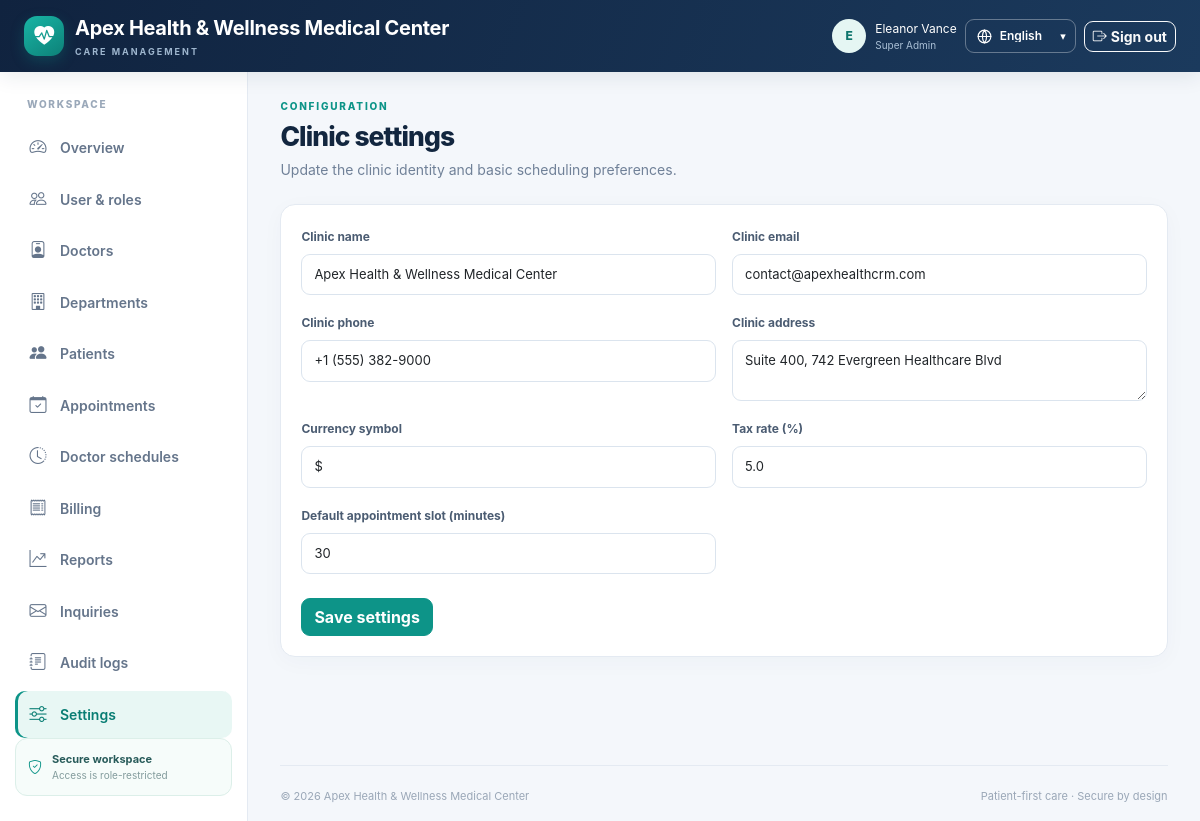
/settings/index.php (signed in), run on the app's committed database.
### tables this page shows
CREATE TABLE `settings` (
  `setting_key` VARCHAR(100) PRIMARY KEY,
  `setting_value` TEXT NOT NULL,
  `updated_by` INT NULL,
  `updated_at` TIMESTAMP DEFAULT CURRENT_TIMESTAMP ON UPDATE CURRENT_TIMESTAMP
);

### includes/functions.php (called while the page is built, shortened)
<?php
require_once __DIR__ . '/../config/database.php';
function db(): PDO { return getDBConnection(); }
function url(string $path=''): string { return BASE_URL . ($path === '' ? '/' : '/' . ltrim($path, '/')); }
function e(mixed $value): string { return htmlspecialchars((string)($value ?? ''), ENT_QUOTES | ENT_SUBSTITUTE, 'UTF-8'); }
function current_user(): ?array {
    return ['id'=>(int)$_SESSION['user_id'], 'name'=>$_SESSION['user_name'] ?? 'User', 'email'=>$_SESSION['user_email'] ?? '', 'role'=>$_SESSION['user_role'] ?? ''];
}
function setting(string $key, string $default=''): string { try {$s=db()->prepare('SELECT setting_value FROM settings WHERE setting_key=?');$s->execute([$key]);$v=$s->fetchColumn();return $v===false?$default:(string)$v;}catch(Throwable $e){return $default;} }

### config/database.php (called while the page is built, shortened)
<?php
function getDBConnection(): PDO {
    static $pdo = null;
    if ($pdo instanceof PDO) return $pdo;
    $dsn = 'mysql:host=' . DB_HOST . ';dbname=' . DB_NAME . ';charset=' . DB_CHARSET;
    try {
        $pdo = new PDO($dsn, DB_USER, DB_PASS, [
            PDO::ATTR_ERRMODE => PDO::ERRMODE_EXCEPTION,
            PDO::ATTR_DEFAULT_FETCH_MODE => PDO::FETCH_ASSOC,
            PDO::ATTR_EMULATE_PREPARES => false,
        ]);
        return $pdo;
    } catch (PDOException $e) {
        error_log('CRM database connection failed: ' . $e->getMessage());
        http_response_code(500);
        exit('Database connection failed. Start MySQL in XAMPP and import schema.sql into hospital_crm.');
    }
}

### settings/index.php (the view, shortened to what this page needs)
<?php
require_once __DIR__.'/../includes/functions.php';require_role(['super_admin']);verify_csrf();$db=db();$error='';
$keys=['clinic_name'=>'Clinic name','clinic_email'=>'Clinic email','clinic_phone'=>'Clinic phone','clinic_address'=>'Clinic address','currency_symbol'=>'Currency symbol','tax_rate_percent'=>'Tax rate (%)','appointment_slot_minutes'=>'Default appointment slot (minutes)'];
$pageTitle='Settings';require __DIR__.'/../includes/header.php';require __DIR__.'/../includes/page.php';page_heading('Configuration','Clinic settings','Update the clinic identity and basic scheduling preferences.');?>
<?php if($error):?><div class="alert alert-danger"><?=e($error)?></div><?php endif;?><div class="card"><div class="card-body"><form method="post"><?=csrf_field()?><div class="row g-3"><?php foreach($keys as $key=>$label):?><div class="col-md-6"><label class="form-label"><?=e($label)?></label><?php if($key==='clinic_address'):?><textarea class="form-control" name="<?=$key?>" rows="2"><?=e(setting($key))?></textarea><?php else:?><input class="form-control" name="<?=$key?>" value="<?=e(setting($key, $key==='currency_symbol'?'$':($key==='tax_rate_percent'?'0':($key==='appointment_slot_minutes'?'30':''))))?>" required><?php endif;?></div><?php endforeach;?></div><button class="btn btn-primary mt-4">Save settings</button></form></div></div><?php require __DIR__.'/../includes/footer.php';?>

### includes/header.php (shortened to what this page needs)
<?php
require_once __DIR__ . '/functions.php';
$user=current_user(); $pageTitle=$pageTitle ?? 'Dashboard'; $notice=take_flash();
$clinic=setting('clinic_name','Apex Health & Wellness Center');
?><!doctype html><html lang="en"><head><meta charset="utf-8"><meta name="viewport" content="width=device-width, initial-scale=1"><title data-i18n-prefix="<?=e($pageTitlePrefix ?? '')?>"><?=e($pageTitle)?> · <?=e($clinic)?></title>
<link href="https://cdn.jsdelivr.net/npm/bootstrap@5.3.3/dist/css/bootstrap.min.css" rel="stylesheet"><link href="https://cdn.jsdelivr.net/npm/bootstrap-icons@1.11.3/font/bootstrap-icons.min.css" rel="stylesheet"><link href="<?=e(url('assets/css/app.css'))?>" rel="stylesheet"></head><body>
<nav class="navbar navbar-expand-lg app-topbar"><div class="container-fluid px-3 px-lg-4"><a class="navbar-brand" href="<?=e(url('index.php'))?>"><span class="brand-mark"><i class="bi bi-heart-pulse-fill"></i></span><span><span data-no-i18n><?=e($clinic)?></span><small data-i18n="care_management">CARE MANAGEMENT</small></span></a><div class="d-flex align-items-center gap-2 ms-auto"><?php if($user):?><span class="user-chip d-none d-md-flex"><span class="avatar-sm"><?=e(strtoupper(substr($user['name'],0,1)))?></span><span><span data-no-i18n><?=e($user['name'])?></span><small data-i18n="<?=e($user['role'])?>"><?=e(ucwords(str_replace('_',' ',$user['role'])))?></small></span></span><?php endif;?><label class="language-switcher"><svg viewBox="0 0 24 24" aria-hidden="true" focusable="false"><circle cx="12" cy="12" r="9"></circle><path d="M3 12h18M12 3a15 15 0 0 1 0 18M12 3a15 15 0 0 0 0 18"></path></svg><span class="visually-hidden" data-i18n="language">Language</span><select id="languageSelector" data-i18n-aria-label="language_selector" aria-label="Select language"><option value="en">English</option><option value="fr">Français</option></select><span class="language-caret" aria-hidden="true">▾</span></label><?php if($user):?><a class="btn btn-outline-light btn-sm" href="<?=e(url('logout.php'))?>" data-i18n="sign_out"><i class="bi bi-box-arrow-right me-1"></i>Sign out</a><?php else:?><a class="btn btn-light btn-sm" href="<?=e(url('login.php'))?>" data-i18n="sign_in"><i class="bi bi-box-arrow-in-right me-1"></i>Sign in</a><a class="btn btn-outline-light btn-sm" href="<?=e(url('register.php'))?>" data-i18n="patient_signup">Patient signup</a><?php endif;?></div></div></nav>
<div class="app-shell"><?php if($user):?><aside class="app-sidebar"><div class="sidebar-label">WORKSPACE</div><?php include __DIR__.'/sidebar.php';?><div class="sidebar-bottom"><i class="bi bi-shield-check"></i><span><strong>Secure workspace</strong><small>Access is role-restricted</small></span></div></aside><?php endif;?><main class="app-main <?= $user?'':'public-main' ?>"><div class="content-wrap">

### includes/footer.php (shortened to what this page needs)
</div><footer class="app-footer"><span>© <?=date('Y')?> <span data-no-i18n><?=e(setting('clinic_name','Hospital & Clinic CRM'))?></span></span><span data-i18n="footer_tagline">Patient-first care · Secure by design</span></footer></main></div><?=e(url('assets/js/app.js'))?><?=e(url('assets/js/language.js'))?></body></html>

### assets/css/app.css (style rules this page uses)
:root { --navy:#12263f;--navy2:#1b3656;--teal:#0d9488;--mint:#e8f7f4;--bg:#f4f7fb;--ink:#1b2b43;--muted:#708198;--line:#e4eaf2 }
* { box-sizing:border-box }
body { background:var(--bg);color:var(--ink);font-family:Inter,-apple-system,BlinkMacSystemFont,"Segoe UI",sans-serif;font-size:14px }
.app-topbar { background:linear-gradient(110deg,#10233f,#1b3a5d);min-height:72px;color:#fff;box-shadow:0 4px 20px #13294318 }
.navbar-brand { display:flex;align-items:center;gap:11px;color:white!important;font-weight:750;letter-spacing:-.3px }
.navbar-brand small { display:block;font-size:9px;letter-spacing:2px;color:#9eb6ce;font-weight:700;margin-top:2px }
.brand-mark { width:40px;height:40px;border-radius:13px;background:linear-gradient(145deg,#19b5a5,#0d8178);display:grid;place-items:center;color:white;font-size:20px;box-shadow:0 5px 14px #0d948844 }
.user-chip { align-items:center;gap:9px;color:white;font-size:12px }
.user-chip small { display:block;color:#a9bfd5;font-size:10px;text-transform:capitalize }
.avatar-sm { display:grid;place-items:center;width:34px;height:34px;border-radius:50%;background:#e5f6f3;color:#0e756d;font-weight:800 }
.app-shell { display:flex;min-height:calc(100vh - 72px) }
.app-sidebar { width:248px;flex:0 0 248px;background:#fff;border-right:1px solid var(--line);padding:25px 15px;display:flex;flex-direction:column }
.sidebar-label { font-size:10px;font-weight:800;letter-spacing:1.7px;color:#9aa8b9;padding:0 12px 12px }
.sidebar-bottom { margin-top:auto;display:flex;gap:10px;align-items:center;border:1px solid #dcefe9;background:#f6fcfa;padding:12px;border-radius:12px;color:var(--teal) }
.sidebar-bottom strong,.sidebar-bottom small { display:block }
.sidebar-bottom strong { font-size:11px;color:#285b5a }
.sidebar-bottom small { font-size:10px;color:#829b9c }
.app-main { min-width:0;flex:1;padding:27px clamp(16px,2.7vw,38px) 0;display:flex;flex-direction:column }
.content-wrap { width:100%;max-width:1500px;margin:0 auto;flex:1 }
.app-footer { display:flex;justify-content:space-between;gap:10px;color:#9aa7b7;font-size:11px;padding:22px 0 16px;margin-top:22px;border-top:1px solid var(--line) }
.card { border:1px solid var(--line);border-radius:15px;box-shadow:0 5px 22px #243d5908 }
.card-body { padding:20px }
.btn { border-radius:9px;font-weight:650 }
.btn-primary { background:var(--teal);border-color:var(--teal) }
.form-control,.form-select { border-color:#dbe4ee;border-radius:9px;padding:10px 12px;font-size:13px }
.form-label { font-size:12px;font-weight:700;color:#4b5c72 }
.language-switcher { position:relative;display:inline-flex;align-items:center;gap:7px;height:34px;padding:0 10px;border:1px solid #ffffff55;border-radius:9px;color:#fff;transition:background-color .18s ease,border-color .18s ease,transform .18s ease }
.language-switcher svg { width:17px;height:17px;fill:none;stroke:currentColor;stroke-width:1.6;stroke-linecap:round;stroke-linejoin:round;flex:none }
.language-switcher select { width:auto;max-width:92px;padding:0 15px 0 0;border:0;outline:0;background:transparent;color:inherit;font-family:inherit;font-size:12px;font-weight:600;line-height:1;appearance:none;cursor:pointer }
.language-switcher select option { color:#1b2b43;background:#fff }
.language-caret { position:absolute;right:9px;pointer-events:none;font-size:11px;transition:transform .18s ease }

### data on the page
settings: setting_value "Apex Health & Wellness Medical Center", clinic_name "Apex Health & Wellness Medical Center"
settings: clinic_email "contact@apexhealthcrm.com"
settings: clinic_phone "+1 (555) 382-9000"
settings: clinic_address "Suite 400, 742 Evergreen Healthcare Blvd"
settings: currency_symbol "$"
settings: tax_rate_percent "5.0"
settings: appointment_slot_minutes "30"

### other printed values
substr($user['name'],0,1) "E"
$user['name'] "Eleanor Vance"
str_replace('_',' ',$user['role']) "Super Admin"
$it[2] "Overview"
$it[2] "User & roles"
$it[2] "Doctors"
$it[2] "Departments"
$it[2] "Patients"
$it[2] "Appointments"
$it[2] "Doctor schedules"
$it[2] "Billing"
$it[2] "Reports"
$it[2] "Inquiries"
$it[2] "Audit logs"
$it[2] "Settings"
